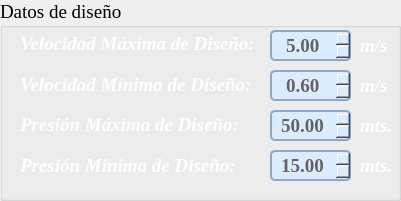
              <widget class="QGroupBox" name="groupBox_7">
               <property name="geometry">
                <rect>
                 <x>10</x>
                 <y>220</y>
                 <width>401</width>
                 <height>201</height>
                </rect>
               </property>
               <property name="font">
                <font>
                 <family>Times New Roman</family>
                 <pointsize>14</pointsize>
                 <weight>50</weight>
                 <bold>false</bold>
                </font>
               </property>
               <property name="title">
                <string>Datos de diseño</string>
               </property>
               <widget class="QLabel" name="label_32">
                <property name="geometry">
                 <rect>
                  <x>20</x>
                  <y>28</y>
                  <width>251</width>
                  <height>31</height>
                 </rect>
                </property>
                <property name="font">
                 <font>
                  <family>Times New Roman</family>
                  <pointsize>14</pointsize>
                  <weight>75</weight>
                  <italic>true</italic>
                  <bold>true</bold>
                 </font>
                </property>
                <property name="styleSheet">
                 <string notr="true">color: rgb(255, 255, 255);</string>
                </property>
                <property name="text">
                 <string>Velocidad Máxima de Diseño: </string>
                </property>
               </widget>
               <widget class="QLabel" name="label_33">
                <property name="geometry">
                 <rect>
                  <x>20</x>
                  <y>109</y>
                  <width>241</width>
                  <height>31</height>
                 </rect>
                </property>
                <property name="font">
                 <font>
                  <family>Times New Roman</family>
                  <pointsize>14</pointsize>
                  <weight>75</weight>
                  <italic>true</italic>
                  <bold>true</bold>
                 </font>
                </property>
                <property name="styleSheet">
                 <string notr="true">color: rgb(255, 255, 255);</string>
                </property>
                <property name="text">
                 <string>Presión Máxima de Diseño: </string>
                </property>
               </widget>
               <widget class="QLabel" name="label_34">
                <property name="geometry">
                 <rect>
                  <x>20</x>
                  <y>69</y>
                  <width>251</width>
                  <height>31</height>
                 </rect>
                </property>
                <property name="font">
                 <font>
                  <family>Times New Roman</family>
                  <pointsize>14</pointsize>
                  <weight>75</weight>
                  <italic>true</italic>
                  <bold>true</bold>
                 </font>
                </property>
                <property name="styleSheet">
                 <string notr="true">color: rgb(255, 255, 255);</string>
                </property>
                <property name="text">
                 <string>Velocidad Mínima de Diseño: </string>
                </property>
               </widget>
               <widget class="QLabel" name="label_35">
                <property name="geometry">
                 <rect>
                  <x>20</x>
                  <y>150</y>
                  <width>241</width>
                  <height>31</height>
                 </rect>
                </property>
                <property name="font">
                 <font>
                  <family>Times New Roman</family>
                  <pointsize>14</pointsize>
                  <weight>75</weight>
                  <italic>true</italic>
                  <bold>true</bold>
                 </font>
                </property>
                <property name="styleSheet">
                 <string notr="true">color: rgb(255, 255, 255);</string>
                </property>
                <property name="text">
                 <string>Presión Mínima de Diseño: </string>
                </property>
               </widget>
               <widget class="QLabel" name="label_36">
                <property name="geometry">
                 <rect>
                  <x>360</x>
                  <y>30</y>
                  <width>31</width>
                  <height>31</height>
                 </rect>
                </property>
                <property name="font">
                 <font>
                  <family>Times New Roman</family>
                  <pointsize>14</pointsize>
                  <weight>75</weight>
                  <italic>true</italic>
                  <bold>true</bold>
                 </font>
                </property>
                <property name="styleSheet">
                 <string notr="true">color: rgb(255, 255, 255);</string>
                </property>
                <property name="text">
                 <string>m/s</string>
                </property>
               </widget>
               <widget class="QLabel" name="label_37">
                <property name="geometry">
                 <rect>
                  <x>360</x>
                  <y>70</y>
                  <width>31</width>
                  <height>31</height>
                 </rect>
                </property>
                <property name="font">
                 <font>
                  <family>Times New Roman</family>
                  <pointsize>14</pointsize>
                  <weight>75</weight>
                  <italic>true</italic>
                  <bold>true</bold>
                 </font>
                </property>
                <property name="styleSheet">
                 <string notr="true">color: rgb(255, 255, 255);</string>
                </property>
                <property name="text">
                 <string>m/s</string>
                </property>
               </widget>
               <widget class="QLabel" name="label_38">
                <property name="geometry">
                 <rect>
                  <x>360</x>
                  <y>110</y>
                  <width>31</width>
                  <height>31</height>
                 </rect>
                </property>
                <property name="font">
                 <font>
                  <family>Times New Roman</family>
                  <pointsize>14</pointsize>
                  <weight>75</weight>
                  <italic>true</italic>
                  <bold>true</bold>
                 </font>
                </property>
                <property name="styleSheet">
                 <string notr="true">color: rgb(255, 255, 255);</string>
                </property>
                <property name="text">
                 <string>mts.</string>
                </property>
               </widget>
               <widget class="QLabel" name="label_39">
                <property name="geometry">
                 <rect>
                  <x>360</x>
                  <y>150</y>
                  <width>31</width>
                  <height>31</height>
                 </rect>
                </property>
                <property name="font">
                 <font>
                  <family>Times New Roman</family>
                  <pointsize>14</pointsize>
                  <weight>75</weight>
                  <italic>true</italic>
                  <bold>true</bold>
                 </font>
                </property>
                <property name="styleSheet">
                 <string notr="true">color: rgb(255, 255, 255);</string>
                </property>
                <property name="text">
                 <string>mts.</string>
                </property>
               </widget>
               <widget class="QDoubleSpinBox" name="txt_VDmax">
                <property name="geometry">
                 <rect>
                  <x>270</x>
                  <y>30</y>
                  <width>81</width>
                  <height>31</height>
                 </rect>
                </property>
                <property name="font">
                 <font>
                  <family>Times New Roman</family>
                  <pointsize>14</pointsize>
                  <weight>75</weight>
                  <bold>true</bold>
                 </font>
                </property>
                <property name="styleSheet">
                 <string notr="true">QDoubleSpinBox{
	border: 2px solid rgb(142, 168, 195);
	border-radius: 5px;
	background-color:rgb(219, 236, 255);
	color: rgb(100,100,100);
}

QDoubleSpinBox:hover{
	border: 2px solid rgb(255, 195, 15)
	
}</string>
                </property>
                <property name="alignment">
                 <set>Qt::AlignCenter</set>
                </property>
                <property name="minimum">
                 <double>0.000000000000000</double>
                </property>
                <property name="maximum">
                 <double>99.000000000000000</double>
                </property>
                <property name="singleStep">
                 <double>0.100000000000000</double>
                </property>
                <property name="value">
                 <double>5.000000000000000</double>
                </property>
               </widget>
               <widget class="QDoubleSpinBox" name="txt_VDmin">
                <property name="geometry">
                 <rect>
                  <x>270</x>
                  <y>70</y>
                  <width>81</width>
                  <height>31</height>
                 </rect>
                </property>
                <property name="font">
                 <font>
                  <family>Times New Roman</family>
                  <pointsize>14</pointsize>
                  <weight>75</weight>
                  <bold>true</bold>
                 </font>
                </property>
                <property name="styleSheet">
                 <string notr="true">QDoubleSpinBox{
	border: 2px solid rgb(142, 168, 195);
	border-radius: 5px;
	background-color:rgb(219, 236, 255);
	color: rgb(100,100,100);
}

QDoubleSpinBox:hover{
	border: 2px solid rgb(255, 195, 15)
	
}</string>
                </property>
                <property name="alignment">
                 <set>Qt::AlignCenter</set>
                </property>
                <property name="minimum">
                 <double>0.000000000000000</double>
                </property>
                <property name="maximum">
                 <double>99.000000000000000</double>
                </property>
                <property name="singleStep">
                 <double>0.100000000000000</double>
                </property>
                <property name="value">
                 <double>0.600000000000000</double>
                </property>
               </widget>
               <widget class="QDoubleSpinBox" name="txt_PDmax">
                <property name="geometry">
                 <rect>
                  <x>270</x>
                  <y>110</y>
                  <width>81</width>
                  <height>31</height>
                 </rect>
                </property>
                <property name="font">
                 <font>
                  <family>Times New Roman</family>
                  <pointsize>14</pointsize>
                  <weight>75</weight>
                  <bold>true</bold>
                 </font>
                </property>
                <property name="styleSheet">
                 <string notr="true">QDoubleSpinBox{
	border: 2px solid rgb(142, 168, 195);
	border-radius: 5px;
	background-color:rgb(219, 236, 255);
	color: rgb(100,100,100);
}

QDoubleSpinBox:hover{
	border: 2px solid rgb(255, 195, 15)
	
}</string>
                </property>
                <property name="alignment">
                 <set>Qt::AlignCenter</set>
                </property>
                <property name="minimum">
                 <double>0.000000000000000</double>
                </property>
                <property name="maximum">
                 <double>1000.000000000000000</double>
                </property>
                <property name="singleStep">
                 <double>1.000000000000000</double>
                </property>
                <property name="value">
                 <double>50.000000000000000</double>
                </property>
               </widget>
               <widget class="QDoubleSpinBox" name="txt_PDmin">
                <property name="geometry">
                 <rect>
                  <x>270</x>
                  <y>150</y>
                  <width>81</width>
                  <height>31</height>
                 </rect>
                </property>
                <property name="font">
                 <font>
                  <family>Times New Roman</family>
                  <pointsize>14</pointsize>
                  <weight>75</weight>
                  <bold>true</bold>
                 </font>
                </property>
                <property name="styleSheet">
                 <string notr="true">QDoubleSpinBox{
	border: 2px solid rgb(142, 168, 195);
	border-radius: 5px;
	background-color:rgb(219, 236, 255);
	color: rgb(100,100,100);
}

QDoubleSpinBox:hover{
	border: 2px solid rgb(255, 195, 15)
	
}</string>
                </property>
                <property name="alignment">
                 <set>Qt::AlignCenter</set>
                </property>
                <property name="minimum">
                 <double>0.000000000000000</double>
                </property>
                <property name="maximum">
                 <double>1000.000000000000000</double>
                </property>
                <property name="singleStep">
                 <double>1.000000000000000</double>
                </property>
                <property name="value">
                 <double>15.000000000000000</double>
                </property>
               </widget>
              </widget>
